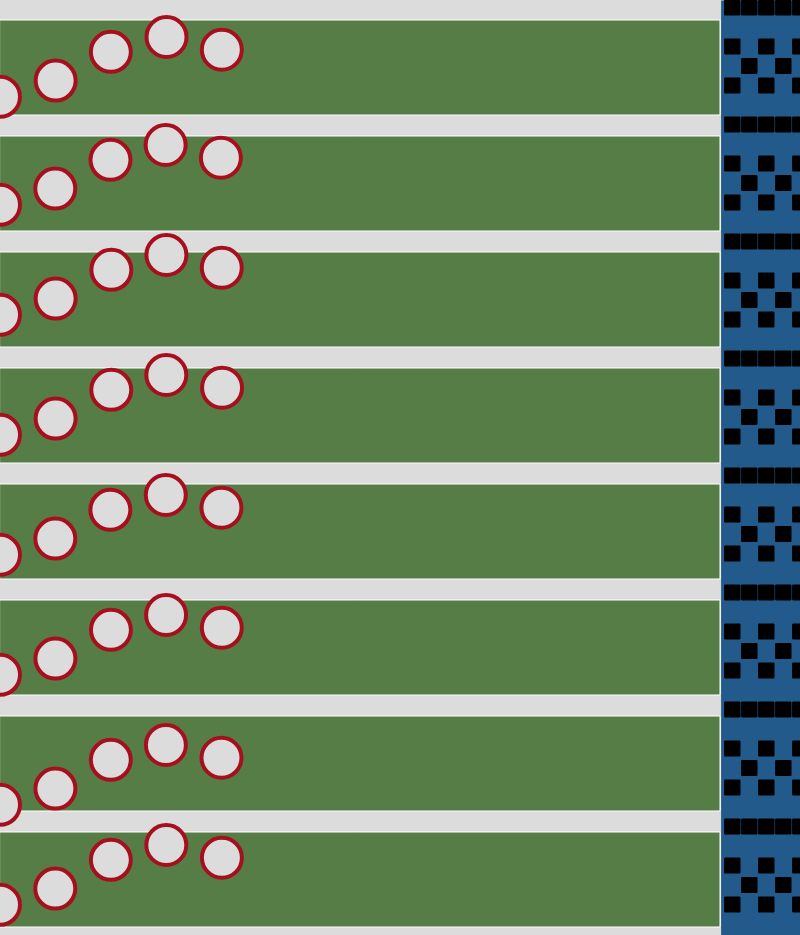
Frame 1 (no input)
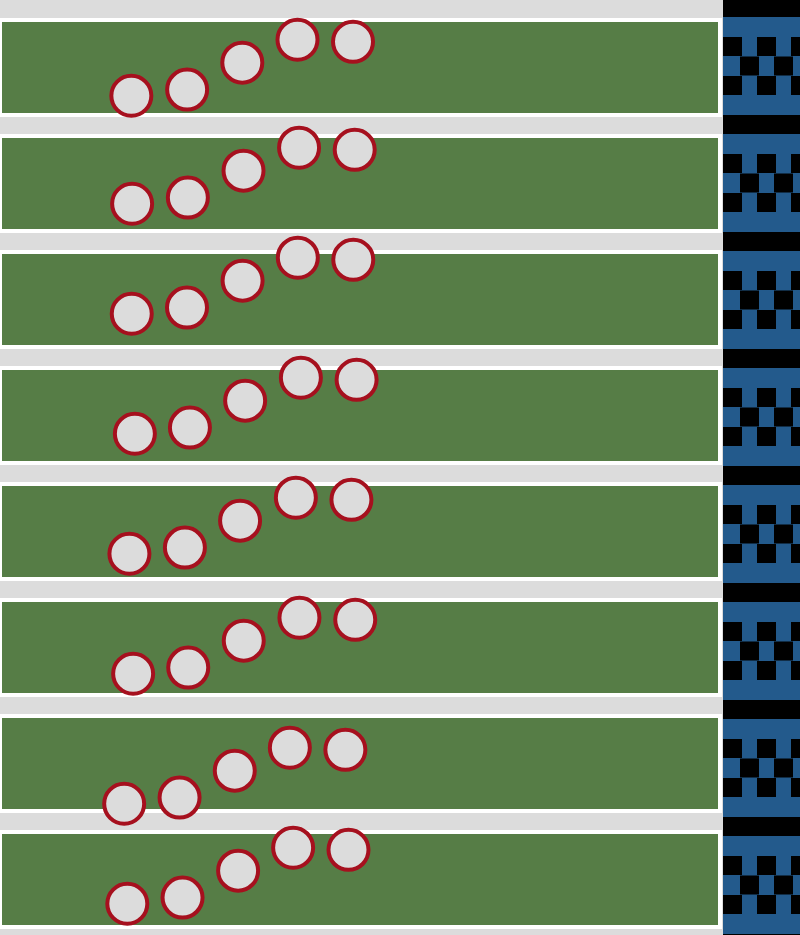
Frame 60 (no input)
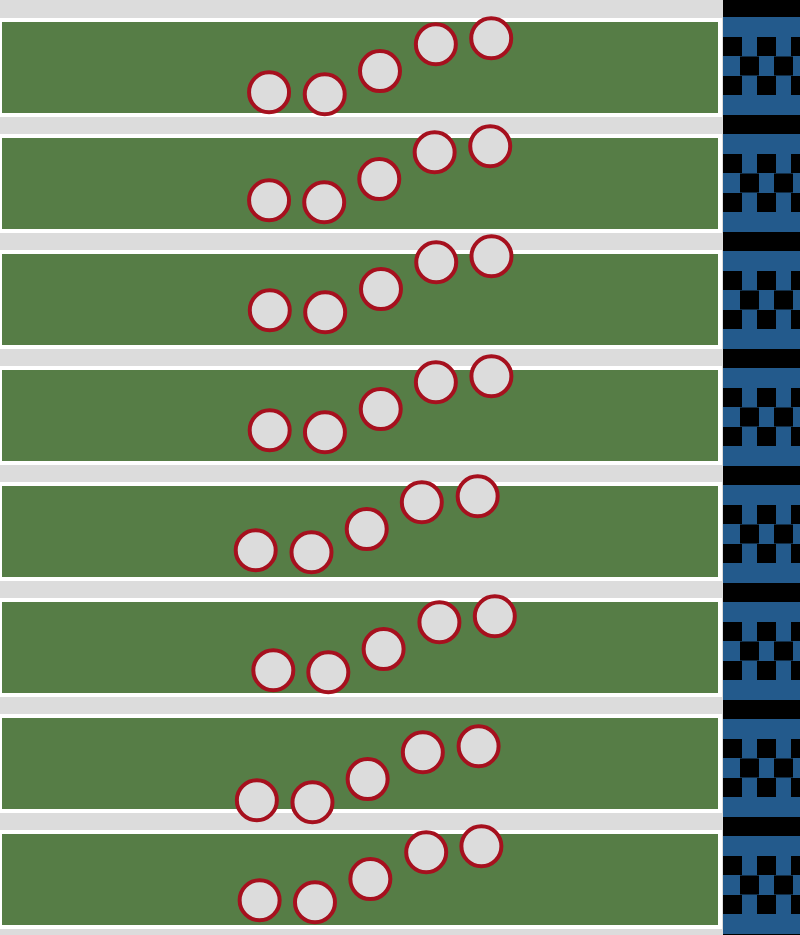
Frame 120 (the mouse pressed at the canvas centre since frame 60)

The p5.js sketch that drew these frames (run headless with seeded random() and noise() and a simulated clock; from frame 60 on, the mouse is pressed at the canvas centre):

// p5.js sketch
// ── sketch.js
var xpos = 0; // De x-positie van de eerste deelnemer.
var xpos2 = 0; // De x-positie van de tweede deelnemer.
var xpos3 = 0; // De x-positie van de derde deelnemer.
var xpos4 = 0; // De x-positie van de vierde deelnemer.
var xpos5 = 0; // De x-positie van de vijfde deelnemer.
var xpos6 = 0; // De x-positie van de zesde deelnemer.
var xpos7 = 0; // De x-positie van de zevende deelnemer.
var xpos8 = 0; // De x-positie van de achtste deelnemer.

function setup() { // De algemene opstelling van het canvas waar de tekening op wordt vertoond.
  createCanvas(800, 935); // Deze functie bepaalt de lengte en breedte van het canvas. Zie het als een schilderij.
  frameRate (55); // Bepaalt de snelheid van de functies op de tekening. Bepaalt hoeveel frames per seconde ze bewegen.
}

function draw() {
  background(220); // Deze functie bepaalt de kleur van de achtergrond. Er zijn drie functies: Red (r), Green (g) en Blue (b). Als je één cijfer invult, worden alle drie de kleuren 'samengesmolten'. Dit leid tot een bepaalde vorm van wit, grijs(zig) of zwart.
  stroke(220); // 'Stroke' bepaalt de kleur van de omtrek van de finishlijn. De rgb geldt hier zoals altijd.
  fill(35, 90, 140); // Deze variabelen samen vormen de blauwe kleur van de finishlijn.
  rect(721, 0, 140, 1000); // Hiermee wordt de grootte van de finishlijn bepaalt: De eerste variabele staat voor de X positie, de tweede staat voor de Y positie, de derde staat voor de breedte en de laatste staat voor de lengte.
  stroke(0);
  fill(0); // Bepaalt de zwarte kleur van de blokjes van de finishlijn.
  for (var a = 0; a < 40; a++) { // Dit bepaalt de verspreiding van de zwarte blokjes die meehelpen met de bouw van de finishlijn. Dit wordt gedaan door middel van herhaling. De 'a = 0' staat voor het beginpunt van de herhaling, de 'a < 40' staat voor het eindpunt: Als de lus 39 haalt, stop de herhaling. 'A++' staat voor de optelling in het algemeen.
    rect(725, 13 * a * 3, 15, 15); // Door de Y-Positie door 'a' te vermenigvuldigen, zakken de blokjes 40 keer naar beneden; stukje voor stukje. Dit geldt ook voor b, c, d en e. Bij b, c, d en e is de X-positie steeds een stukje opgeschoven om de basis voor een finishlijn te krijgen.
  }
  for (var b = 0; b < 50; b++) {
  rect(742, 19.5 * b * 3, 15, 15);
  }
  for (var c = 0; c < 50; c++) {
  rect(759, 13 * c * 3, 15, 15);
  }
  for (var d = 0; d < 50; d++) {
  rect(776, 19.5 * d * 3, 15, 15);
  }
  for (var e = 0; e < 50; e++) {
  rect(793, 13 * e * 3, 15, 15);
  }
  fill(86, 125, 70); // De kleur van de banen waar de slangen/wormen over racen.
  stroke(256); // De kleur van de omtrek van de banen.
  for (var n = 0; n < 8; n++) { // Met deze lus worden er acht banen afgebeeld.
  rect(0, 20 + 116 * n, 720, 95); // De afmetingen van de banen. Doordat de Y positie telkens wordt vermenigvuldigt met 'n', ontstaan er acht banen in totaal.
  }
  strokeWeight(4); // Deze variabele bepaalt de dikte van de omtrek van de wormen. Of slangen. Of hoe je zo ook wilt noemen.
  fill(220); // De slangen zijn grijzig van binnen.
  stroke(166, 16, 30); // De slangen zijn bloedrood gekleurd in omtrek.
    for (var f = 0; f < 5; f++) { // Met deze loop/lus wordt de bouw van een slang bepaalt. Doordat de loop uit vijf herhalingen bestaat, bestaat een deelnemer uit vijf cirkels, oftewel: ellipses.
  ellipse(xpos + (55 * f), 67+cos(frameCount/10 + f)*30, 40, 40); // Deelnemer nummer één.
    // 'Cos' zorgt ervoor dat een bepaald element steeds heen en weer gaat gaat. In dit geval zijn het de circels waaruit de wormen bestaan. Zoiets kan ook gedaan worden met 'Sin'.
    // Door 'frameCount' kan een bepaalde tekening uit zichzelf bewegen. Door de combinatie van 'cos' of 'sin' en 'frameCount' gaan de verschillende bolletjes waaruit de deelnemers bestaan steeds op en neer.
    xpos += random(0.001, 0.9); // Zo wordt de horizontale snelheid van de rondjes bepaalt. Deze varieert willekeurig tussen 0.001 en 0.9.
  }
      for (var g = 0; g < 5; g++) { 
  ellipse(xpos2 + (55 * g), 175+cos(frameCount/10 + g)*30, 40, 40); // Deelnemer nummer twee.
    xpos2 += random(0.001, 0.9);
  }
  for (var h = 0; h < 5; h++) { 
  ellipse(xpos3 + (55 * h), 285+cos(frameCount/10 + h)*30, 40, 40); // Deelnemer nummer drie.
  xpos3 += random(0.001, 0.9);
  }
  for (var i = 0; i < 5; i++) { 
  ellipse(xpos4 + (55 * i), 405+cos(frameCount/10 + i)*30, 40, 40); // Deelnemer nummer vier.
  xpos4 += random(0.001, 0.9);
  }
  for (var j = 0; j < 5; j++) { 
  ellipse(xpos5 + (55 * j), 525+cos(frameCount/10 + j)*30, 40, 40); // Deelnemer nummer vijf.
  xpos5 += random(0.001, 0.9);
  }
  for (var k = 0; k < 5; k++) { 
  ellipse(xpos6 + (55 * k), 645+cos(frameCount/10 + k)*30, 40, 40); // Deelnemer nummer zes.
  xpos6 += random(0.001, 0.9);
  }
  for (var l = 0; l < 5; l++) { 
  ellipse(xpos7 + (55 * l), 775+cos(frameCount/10 + l)*30, 40, 40); // Deelnemer nummer zeven.
  xpos7 += random(0.001, 0.9);
  }
  for (var m = 0; m < 5; m++) { 
  ellipse(xpos8 + (55 * m), 875+cos(frameCount/10 + m)*30, 40, 40); // Deelnemer nummer acht.
  xpos8 += random(0.001, 0.9);
  }
  if (xpos > 850) { // Wanneer het laatste rondje van een deelnemer verder dan '850' op de x-as gaat, stopt het spel. De eerste deelnemer die over deze grens gaat, wint.
  scale(3); // De grootte van de tekst...
  text("Snake 1 wins", 100, 100); // ...die in beeld verschijnt wanneer de eerste slang de race heeft gewonnen.
  frameRate(0); // Zodra er een winnaar is, stopt de tijd en is het spel voorbij. Wil je opnieuw spelen? Dan moet je opnieuw op 'PLAY' drukken.
  }
  if (xpos2 > 850) {
  scale(3);
  text("Snake 2 wins", 100, 100); // De tekst die in beeld verschijnt wanneer de tweede deelnemer wint/over de finish-lijn gaat.
  frameRate(0);
  }
  if (xpos3 > 850) {
   scale(3);
  text("Snake 3 wins", 100, 100); // De tekst die in beeld verschijnt wanneer de derde deelnemer wint.
  frameRate(0);
  }
  if (xpos4 > 850) {
  scale(3);
  text("Snake 4 wins", 100, 100); // De tekst die in beeld verschijnt wanneer de vierde deelnemer wint.
  frameRate(0);  
  }
  if (xpos5 > 850) {
  scale(3);
  text("Snake 5 wins", 100, 100);  // De tekst die in beeld verschijnt wanneer de vijfde deelnemer wint.
  frameRate(0);
  }
  if (xpos6 > 850) {
  scale(3);
  text("Snake 6 wins", 100, 100); // De tekst die in beeld verschijnt wanneer de zesde deelnemer wint.
  frameRate(0);
  }
  if (xpos7 > 850) {
  scale(3);
  text("Snake 7 wins", 100, 100); // De tekst die in beeld verschijnt wanneer de zevende deelnemer wint.
  frameRate(0);
  }
  if (xpos8 > 850) {
  scale(3);
  text("Snake 8 wins", 100, 100); // De tekst die in beeld verschijnt wanneer de achtste deelnemer wint.
  frameRate(0);
  }
}
